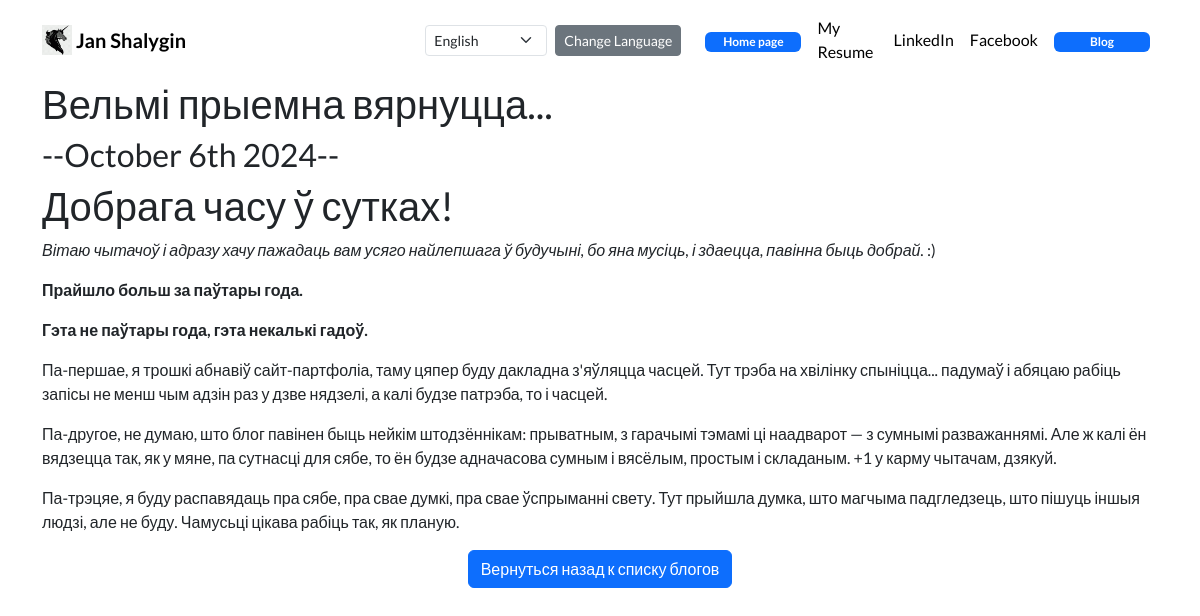
Screenshot of /en/blog/3/ with the database file from the repository.
### blog/models.py (models this page shows, shortened)
class Blog(models.Model):
    title = models.CharField(max_length=200)
    data_post = models.DateField()
    discripton = models.TextField()

### blog/views.py (the view)
# urls.py: path('<int:blog_id>/', views.detail, name='detail'),
def detail(request, blog_id):
    blog = get_object_or_404(Blog, pk=blog_id)
    return render(request, 'blog/detail.html', {'blog': blog})

### blog/templates/blog/detail.html
{% extends 'portfolio/base.html' %}
{% block content %}
    <h1>{{ blog.title }}</h1>
    <h2>--{{ blog.data_post|date:'F jS Y' }}--</h2>
    {{ blog.discripton|safe }}
    <div class="d-flex justify-content-center">
        <a href="{% url 'blog:all_blogs' %} " class="btn btn-primary">Вернуться назад к списку блогов </a>
    </div>
{% endblock %}

### portfolio/static/portfolio/custom.css (style rules this page uses)
body { font-family: 'Lato', sans-serif; }

### rows the page displays
Blog: title "Вельмі прыемна вярнуцца...", data_post "October 6th 2024", discripton "Добрага часу ў сутках! Вітаю чытачоў і адразу хачу пажадаць вам усяго найлепшага ў будучыні, бо яна мусіць, і здаецца, павінна быць добрай. :) Прайшло больш за паўтары года. Гэта не паўтары года, гэта некалькі гадоў. Па-першае, я трошкі абнавіў сайт-партфоліа, таму цяпер буду дакладна з'яўляцца часцей. Тут трэба на хвілінку спыніцца... падумаў і абяцаю рабіць запісы не менш чым адзін раз у дзве нядзелі, а калі будзе патрэба, то і часцей. Па-другое, не думаю, што блог павінен быць нейкім штодзённікам: прыватным, з гарачымі тэмамі ці наадварот — з сумнымі разважаннямі. Але ж калі ён вядзецца так, як у мяне, па сутнасці для сябе, то ён будзе адначасова сумным і вясёлым, простым і складаным. +1…"
